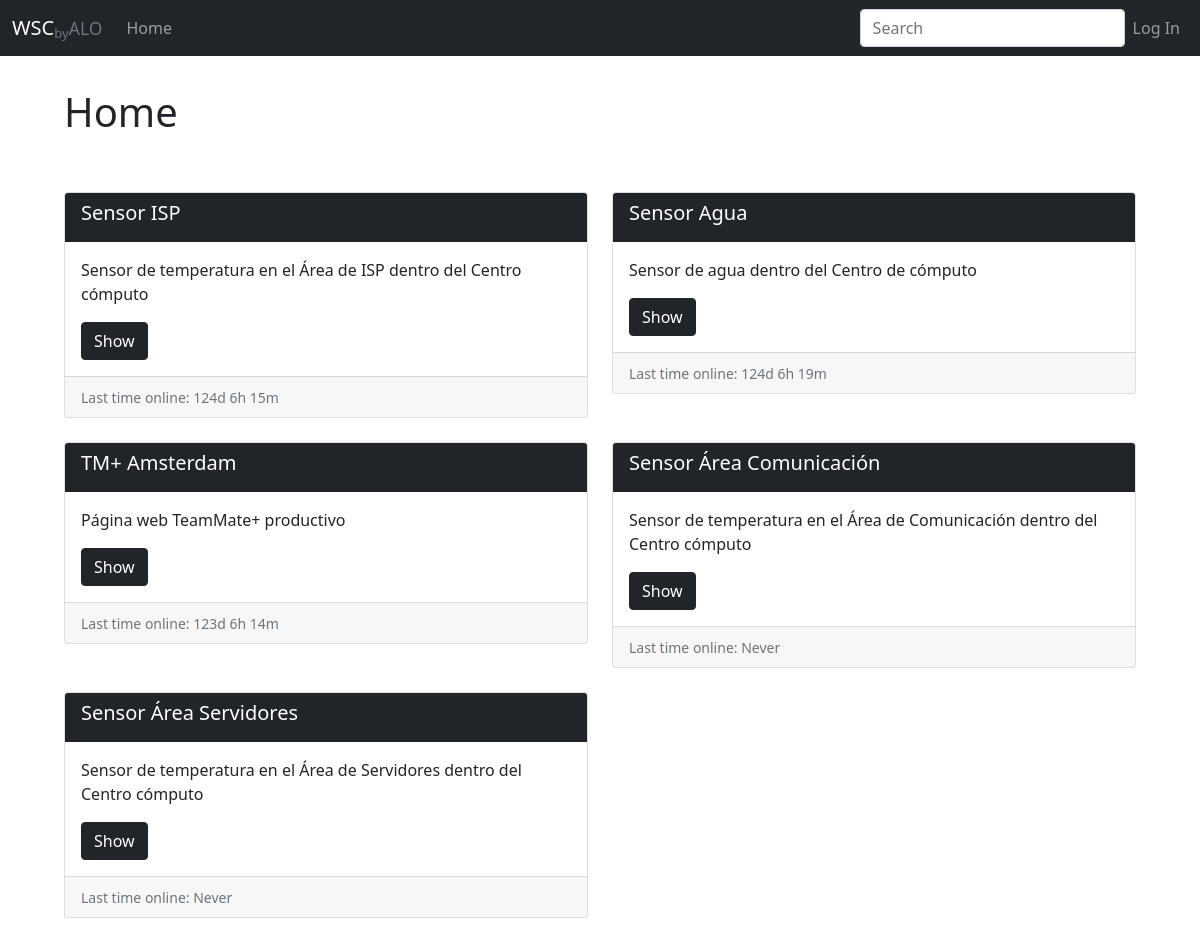
The page / on the database its author committed.
### common/models.py (models this page shows, shortened)
class Service(Base):
    __tablename__ = 'service'
    app_id = Column(Integer, primary_key=True)
    name = Column(String, nullable=False)
    description = Column(String, nullable=True)
    url = Column(String, nullable=False)
    route = Column(String, nullable=False)
    user = Column(String, nullable=True)
    password = Column(String, nullable=True)
    status = Column(String, nullable=False)
    app_type = Column(String, nullable=False)
    other_data1 = Column(String, nullable=True)
    other_data2 = Column(String, nullable=True)
    other_data3 = Column(String, nullable=True)
    other_data4 = Column(String, nullable=True)
    other_data5 = Column(String, nullable=True)
    logs = relationship("ServiceLog", back_populates="service")
    __route_pattern: Final[str] = "<action>:<tag_name>:<tag_attribute>:<attribute_value>"

### views.py (the view)
@bp.route("/")
def index():
    services, stat = dm.get_services(status=None)
    last_time_online, result = dm.get_last_active_time()
    last_time_online_dict = {}
    if last_time_online:
        last_time_online_dict = {v: k for k, v in last_time_online}
    return render_template("views/index.html", services=services, last_time_online=last_time_online_dict)

### auth.py (called while the page is built)
@bp.before_app_request
def load_logged_in_user():
    user_id = session.get("user_id")
    try:
        user_id = int(user_id)
    except (ValueError, TypeError):
        user_id = None
    if user_id is None:
        g.user = None
    else:
        g.user = (
            dm.get_user_id(user_id=user_id)
        )

### database/__init__.py (called while the page is built)
def get_engine():
    return create_engine(SQL_CONNECTION)  # , connect_args={"check_same_thread": False})

def get_session():
    engine = get_engine()
    Session = scoped_session(sessionmaker(bind=engine))
    session = Session()
    return session

### views.py (called while the page is built)
@bp.app_template_filter("last_online")
def template_last_online(status_date: datetime.datetime):
    now = datetime.datetime.now()
    difference = now - status_date
    seconds = abs(int(difference.total_seconds()))
    days, seconds = divmod(seconds, 86400)
    hours, seconds = divmod(seconds, 3600)
    minutes, seconds = divmod(seconds, 60)
    if days > 0:
        return f"{days}d {hours}h {minutes}m"
    elif hours > 0:
        return f"{hours}h {minutes}m {seconds}s"
    elif minutes > 0:
        return f"{minutes}m {seconds}s"
    else:
        return f"{seconds}s"

### templates/views/index.html (shortened to what this page needs)
{% extends 'base.html' %}
{% block header %}
    Home
{% endblock %}
{% block navbar_search %}
<ul class="navbar-nav">
    <li class="nav-item">
        <input id="searchbar" name="searchbar" class="form-control me-2" placeholder="Search" type="text" aria-label="Search" onkeyup="searchbar()">
    </li>
</ul>
{% endblock %}
{% block content %}
{% if services %}
<div class="row row-cols-1 row-cols-md-2 g-4" id="data">
    {% for service in services %}
    <div class="col">
        <div class="card">
            <div class="card-header {% if service.status == 'inactive' %} bg-light {% else %} bg-dark {% endif %}">
                <h5 class="card-title {% if service.status == 'inactive' %} text-dark {% else %} text-white {% endif %}">{{ service.name }}</h5>
            </div>
            <div class="card-body">
                <p class="card-text">{{ service.description }}</p>
                <a href="{{ url_for('views.service', app_id=service.app_id) }}" class="card-link btn btn-dark">Show</a>
            </div>
            <div class="card-footer">
                {% if service.app_id in last_time_online.keys() %}
                <small class="text-muted">Last time online: {{ last_time_online.get(service.app_id) | last_online}} </small>
                {% else %}
                <small class="text-muted">Last time online: Never </small>
                {% endif %}
            </div>
        </div>
    </div>
    {% endfor %}
</div>
{% endif %}
{% endblock %}

### templates/base.html (shortened to what this page needs)
<!doctype html>
<head>
    <link rel="stylesheet" href="{{ url_for('static', filename='style.css') }}">
    <link rel="stylesheet" href="{{ url_for('static', filename='bootstrap.min.css') }}">
</head>
<body>
  <header>
    <nav class="navbar navbar-expand-lg navbar-dark bg-dark">
      <div class="container-fluid">
        <a class="navbar-brand" href="{{ url_for('views.index') }}">WSC<small class="text-muted"><sub>by</sub>ALO</small></a>
        <div class="collapse navbar-collapse" id="navbarText">
          <ul class="navbar-nav me-auto mb-2 mb-lg-0">
            <li class="nav-item"><a href="{{ url_for('views.index') }}" class="nav-link">Home</a>
          </ul>
            {% block navbar_search %}
            {% endblock %}
          <ul class="nav navbar-nav navbar-right">
          {% if g.user %}
            <li class="nav-item"><a href="{{ url_for('auth.user') }}" class="nav-link" style="color:white;"> {{ g.user.name }} </a>
            <li class="nav-item"><a href="{{ url_for('auth.logout') }}" class="nav-link">Log Out</a>
          {% else %}
            <li class="nav-item"><a href="{{ url_for('auth.login') }}" class="nav-link">Log In</a>
          {% endif %}
          </ul>
        </div>
      </div>
    </nav>
  </header>
  <div id="title">
    <h1>{% block header %}{% endblock %}</h1>
  </div>
  <section class="content">
    <div id="toasts" class="toast-container position-absolute bottom-0 end-0">
    </div>
    {% block content %}{% endblock %}
  </section>
</body>

### static/style.css (style rules this page uses)
#title { padding: 2rem 4rem; }
#toasts { padding: 2rem 4rem; }
body { margin: 0 auto; background: white; }
.content { padding: 1rem 4rem; }

### rows shown on the page
Service: name "Sensor ISP", description "Sensor de temperatura en el Área de ISP dentro del Centro cómputo", get|last_online "124d 6h 15m"
Service: name "Sensor Agua", description "Sensor de agua dentro del Centro de cómputo", get|last_online "124d 6h 19m"
Service: name "TM+ Amsterdam", description "Página web TeamMate+ productivo", get|last_online "123d 6h 14m"
Service: name "Sensor Área Comunicación", description "Sensor de temperatura en el Área de Comunicación dentro del Centro cómputo", shows "Last time online: Never"
Service: name "Sensor Área Servidores", description "Sensor de temperatura en el Área de Servidores dentro del Centro cómputo", shows "Last time online: Never"
